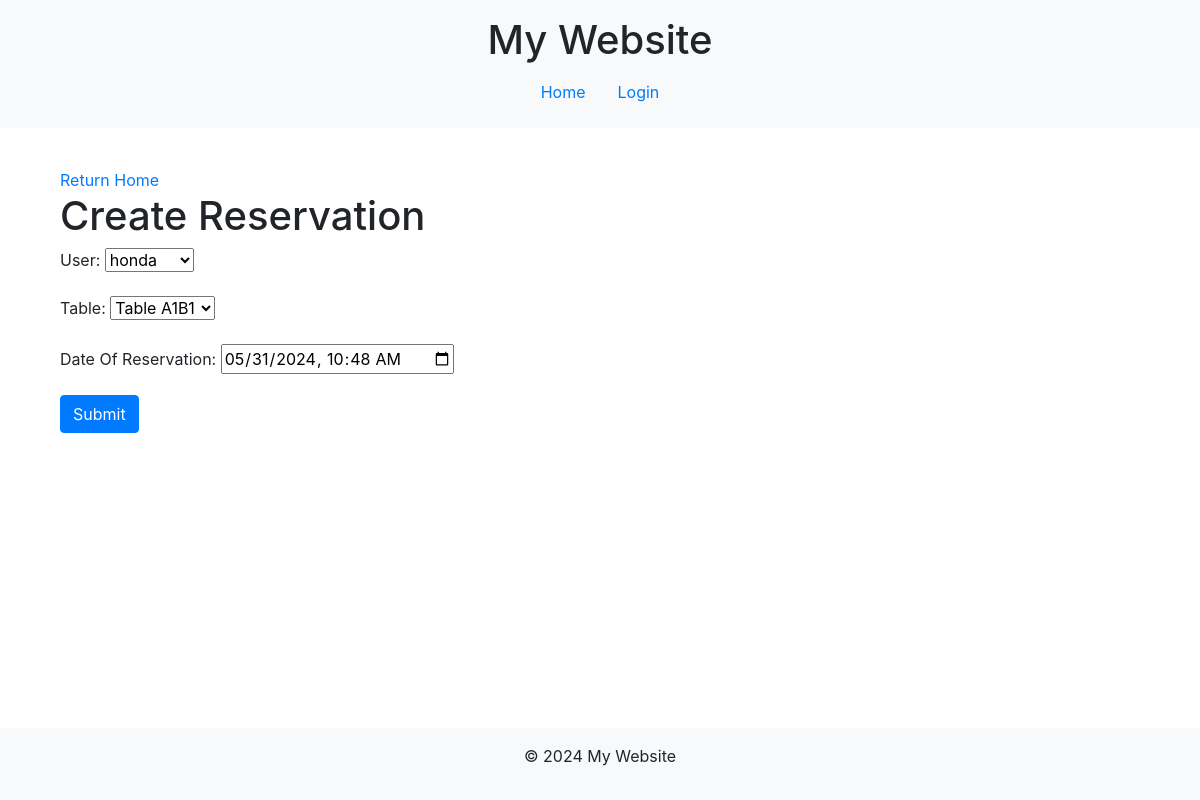
Screenshot of /update-reservation/2/ with the database file from the repository.
### base/models.py (models this page shows, shortened)
class Reservation(models.Model):
    user = models.ForeignKey(User, on_delete=models.CASCADE)
    table = models.ForeignKey(Table, on_delete=models.CASCADE)
    reserv_date = models.DateTimeField("Date Of Reservation")

### base/views/reservation_views.py (the view)
# urls.py: path('update-reservation/<int:pk>/', reservation_views.ReservationUpdate.as_view(), name='update_reservation'),
class ReservationUpdate(UpdateView):
    model = Reservation
    form_class = ReservationForm
    template_name = 'base/reservation.html'
    success_url = reverse_lazy('home')  # Redirect after successful form submission

### base/forms/reservation_forms.py
class ReservationForm(forms.ModelForm):
    class Meta:
        model = Reservation
        fields = ['user', 'table', 'reserv_date']
        widgets = {
            'reserv_date': forms.DateTimeInput(attrs={'type': 'datetime-local'}),
        }

### base/models.py (called while the page is built)
    def __str__(self):
        return f'Table {self.code}'

### base/templates/base/reservation.html (shortened to what this page needs)
{% extends "main.html" %}
{% block content %}
<div class="container mt-4">
    <a href="{% url 'home' %}">Return Home</a>
    <h1>{% if form_type == 'Update' %}Update{% else %}Create{% endif %} Reservation</h1>
    <form method="post">
        {{ form.as_p }}
        <button type="submit" class="btn btn-primary">{% if form_type == 'Update' %}Update{% else %}Submit{% endif %}</button>
    </form>
</div>
{% endblock %}

### templates/main.html (style rules this page uses)
html, body { height: 100%; }
body { display: flex; flex-direction: column; }

### rows the page displays
Reservation: user "honda", table "Table A1B1", reserv_date "05/31/2024 10:48"
